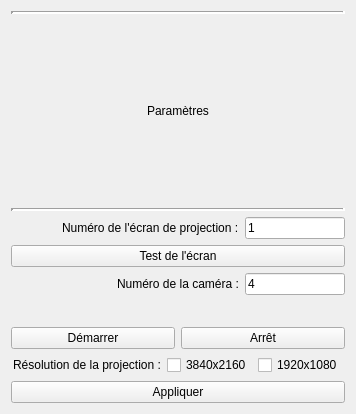
<?xml version="1.0" encoding="UTF-8"?>
<ui version="4.0">
 <class>Form</class>
 <widget class="QWidget" name="Form">
  <property name="geometry">
   <rect>
    <x>0</x>
    <y>0</y>
    <width>356</width>
    <height>414</height>
   </rect>
  </property>
  <property name="windowTitle">
   <string>Form</string>
  </property>
  <layout class="QVBoxLayout" name="verticalLayout">
   <item>
    <widget class="Line" name="line_2">
     <property name="lineWidth">
      <number>3</number>
     </property>
     <property name="orientation">
      <enum>Qt::Orientation::Horizontal</enum>
     </property>
    </widget>
   </item>
   <item>
    <layout class="QHBoxLayout" name="horizontalLayout">
     <item>
      <spacer name="horizontalSpacer_2">
       <property name="orientation">
        <enum>Qt::Orientation::Horizontal</enum>
       </property>
       <property name="sizeHint" stdset="0">
        <size>
         <width>40</width>
         <height>20</height>
        </size>
       </property>
      </spacer>
     </item>
     <item>
      <widget class="QLabel" name="label_Paramtre">
       <property name="text">
        <string>Paramètres</string>
       </property>
      </widget>
     </item>
     <item>
      <spacer name="horizontalSpacer">
       <property name="orientation">
        <enum>Qt::Orientation::Horizontal</enum>
       </property>
       <property name="sizeHint" stdset="0">
        <size>
         <width>40</width>
         <height>20</height>
        </size>
       </property>
      </spacer>
     </item>
    </layout>
   </item>
   <item>
    <widget class="Line" name="line">
     <property name="lineWidth">
      <number>3</number>
     </property>
     <property name="orientation">
      <enum>Qt::Orientation::Horizontal</enum>
     </property>
    </widget>
   </item>
   <item>
    <layout class="QVBoxLayout" name="verticalLayout_2">
     <item>
      <layout class="QVBoxLayout" name="verticalLayout_4">
       <item>
        <layout class="QHBoxLayout" name="horizontalLayout_2">
         <item>
          <spacer name="horizontalSpacer_4">
           <property name="orientation">
            <enum>Qt::Orientation::Horizontal</enum>
           </property>
           <property name="sizeHint" stdset="0">
            <size>
             <width>40</width>
             <height>20</height>
            </size>
           </property>
          </spacer>
         </item>
         <item>
          <widget class="QLabel" name="label_NumProjScren">
           <property name="text">
            <string>Numéro de l'écran de projection :</string>
           </property>
          </widget>
         </item>
         <item>
          <widget class="QLineEdit" name="lineEdit_NumProjScren">
           <property name="minimumSize">
            <size>
             <width>100</width>
             <height>0</height>
            </size>
           </property>
           <property name="maximumSize">
            <size>
             <width>100</width>
             <height>16777215</height>
            </size>
           </property>
           <property name="text">
            <string>1</string>
           </property>
          </widget>
         </item>
        </layout>
       </item>
       <item>
        <widget class="QPushButton" name="pushButton_ScrenTest">
         <property name="text">
          <string>Test de l'écran</string>
         </property>
        </widget>
       </item>
      </layout>
     </item>
     <item>
      <layout class="QVBoxLayout" name="verticalLayout_3">
       <item>
        <layout class="QHBoxLayout" name="horizontalLayout_4">
         <item>
          <spacer name="horizontalSpacer_3">
           <property name="orientation">
            <enum>Qt::Orientation::Horizontal</enum>
           </property>
           <property name="sizeHint" stdset="0">
            <size>
             <width>40</width>
             <height>20</height>
            </size>
           </property>
          </spacer>
         </item>
         <item>
          <widget class="QLabel" name="label__NumCam">
           <property name="text">
            <string>Numéro de la caméra :</string>
           </property>
          </widget>
         </item>
         <item>
          <widget class="QLineEdit" name="lineEdit_NumCam">
           <property name="minimumSize">
            <size>
             <width>100</width>
             <height>0</height>
            </size>
           </property>
           <property name="maximumSize">
            <size>
             <width>100</width>
             <height>16777215</height>
            </size>
           </property>
           <property name="text">
            <string>4</string>
           </property>
          </widget>
         </item>
        </layout>
       </item>
       <item>
        <layout class="QHBoxLayout" name="horizontalLayout_6">
         <item>
          <spacer name="horizontalSpacer_6">
           <property name="orientation">
            <enum>Qt::Orientation::Horizontal</enum>
           </property>
           <property name="sizeHint" stdset="0">
            <size>
             <width>40</width>
             <height>20</height>
            </size>
           </property>
          </spacer>
         </item>
         <item>
          <widget class="QLabel" name="label_CameraPreview">
           <property name="maximumSize">
            <size>
             <width>320</width>
             <height>180</height>
            </size>
           </property>
           <property name="text">
            <string/>
           </property>
           <property name="pixmap">
            <pixmap>../assets/images/camera_eteinte.png</pixmap>
           </property>
           <property name="scaledContents">
            <bool>true</bool>
           </property>
          </widget>
         </item>
         <item>
          <spacer name="horizontalSpacer_7">
           <property name="orientation">
            <enum>Qt::Orientation::Horizontal</enum>
           </property>
           <property name="sizeHint" stdset="0">
            <size>
             <width>40</width>
             <height>20</height>
            </size>
           </property>
          </spacer>
         </item>
        </layout>
       </item>
       <item>
        <layout class="QHBoxLayout" name="horizontalLayout_3">
         <item>
          <widget class="QPushButton" name="pushButton_StartCam">
           <property name="text">
            <string>Démarrer</string>
           </property>
          </widget>
         </item>
         <item>
          <widget class="QPushButton" name="pushButton_StopCam">
           <property name="text">
            <string>Arrêt</string>
           </property>
          </widget>
         </item>
        </layout>
       </item>
      </layout>
     </item>
     <item>
      <layout class="QHBoxLayout" name="horizontalLayout_5">
       <item>
        <spacer name="horizontalSpacer_5">
         <property name="orientation">
          <enum>Qt::Orientation::Horizontal</enum>
         </property>
         <property name="sizeHint" stdset="0">
          <size>
           <width>40</width>
           <height>20</height>
          </size>
         </property>
        </spacer>
       </item>
       <item>
        <widget class="QLabel" name="label_Resolution">
         <property name="text">
          <string>Résolution de la projection :</string>
         </property>
        </widget>
       </item>
       <item>
        <widget class="QCheckBox" name="checkBox_4K">
         <property name="text">
          <string>3840x2160</string>
         </property>
        </widget>
       </item>
       <item>
        <widget class="QCheckBox" name="checkBox_FullHD">
         <property name="text">
          <string>1920x1080</string>
         </property>
        </widget>
       </item>
       <item>
        <spacer name="horizontalSpacer_8">
         <property name="orientation">
          <enum>Qt::Orientation::Horizontal</enum>
         </property>
         <property name="sizeHint" stdset="0">
          <size>
           <width>40</width>
           <height>20</height>
          </size>
         </property>
        </spacer>
       </item>
      </layout>
     </item>
     <item>
      <widget class="QPushButton" name="pushButton_Appliquer">
       <property name="text">
        <string>Appliquer</string>
       </property>
      </widget>
     </item>
    </layout>
   </item>
  </layout>
 </widget>
 <resources/>
 <connections/>
</ui>
